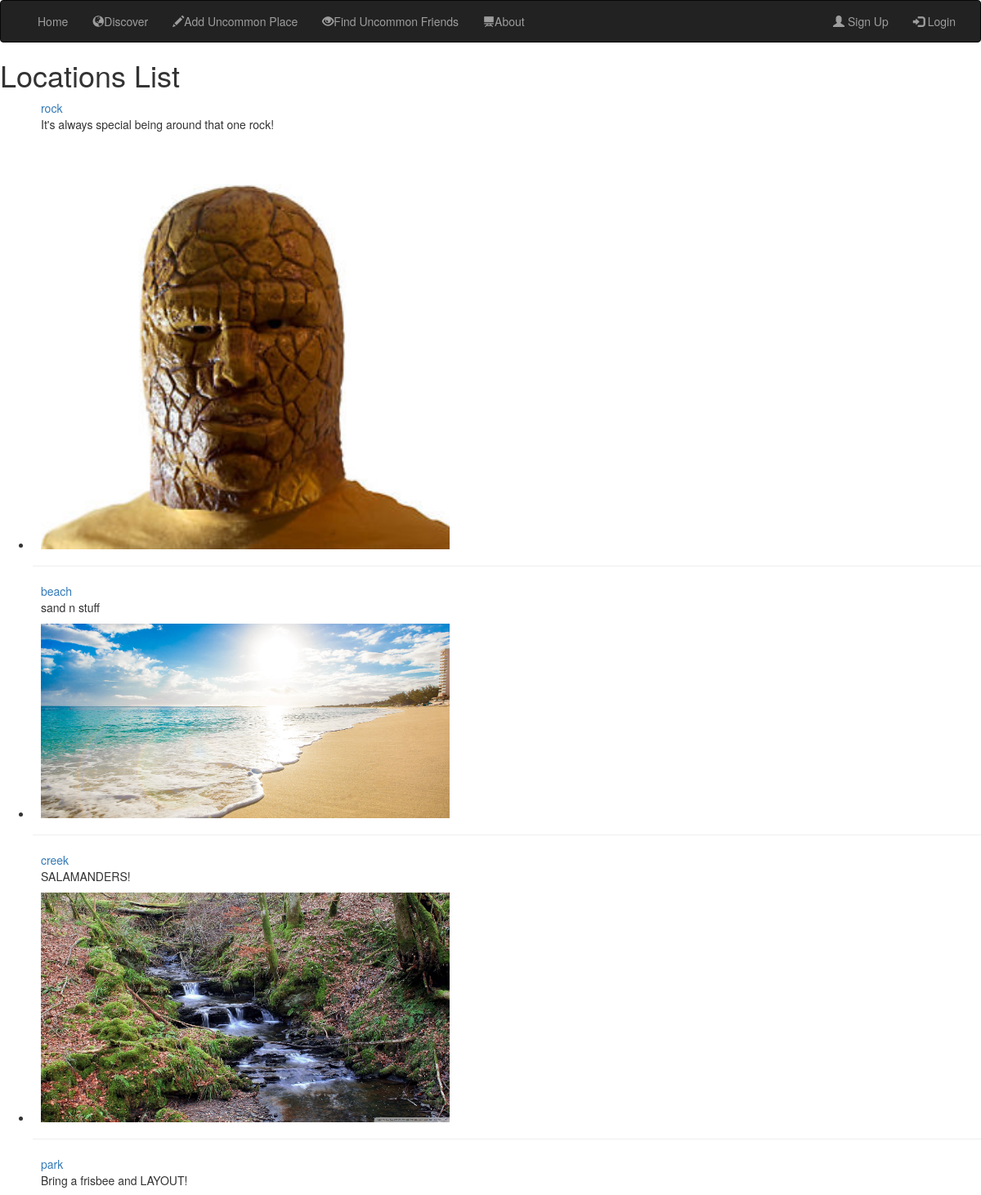
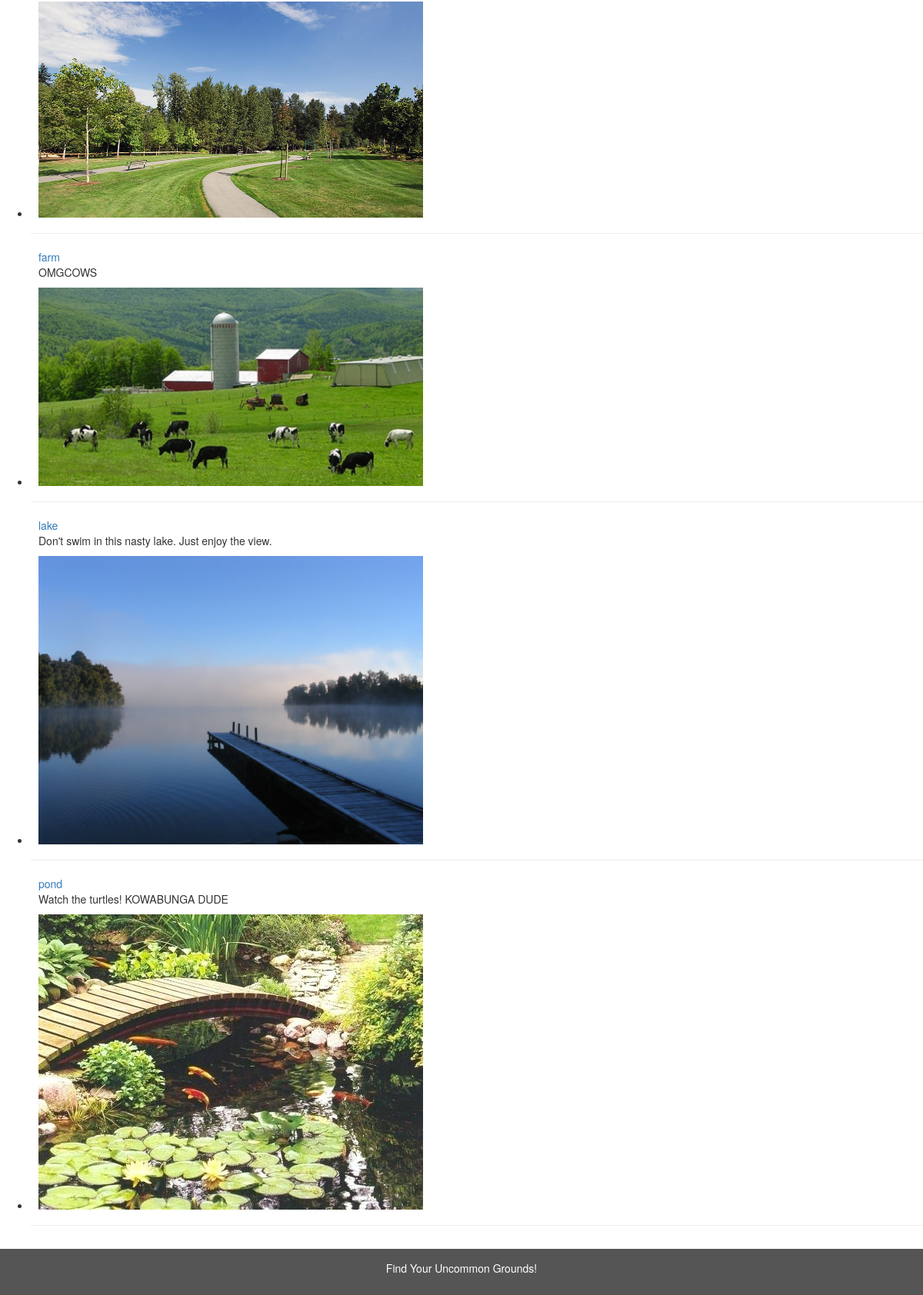
Page /UncommonGrounds/locations/ on the committed database (2 pictures, top to bottom).
### UncommonGrounds/models.py (models this page shows, shortened)
class Location(models.Model):
    name = models.CharField(max_length=100, help_text="Enter the name of location")
    """GPS_coordinates = """
    contributor = models.ForeignKey('Profile', on_delete=models.SET_NULL, null=True)
    description = models.TextField(max_length=1000, help_text="Brief description of location")
    tags = models.ManyToManyField(Tag)
    RATING = (
        (0, ' '),
        (1, '*'),
        (2, '**'),
        (3, '***'),
        (4, '****'),
        (5, '*****'),
    )
    ratings = models.IntegerField(choices=RATING, blank=True, default=' ')
    popularity = models.IntegerField()
    added = models.DateTimeField(auto_now_add=True)
    comments = models.ForeignKey('Comment', related_name="loc_comments", on_delete=models.SET_NULL, null=True)
    image = models.ImageField(upload_to = 'location_images/')
    def get_absolute_url(self):
        return reverse('location-detail', args=[str(self.id)])

### UncommonGrounds/views.py (the view)
# urls.py: path('locations/', views.LocationListView.as_view(), name='locations'),
class LocationListView(generic.ListView):
    model = Location

### UncommonGrounds/templates/UncommonGrounds/location_list.html (shortened to what this page needs)
{% extends "base_generic.html" %}
{% block content %}
{% load static %}
  <h1>Locations List</h1>
  {% if location_list %}
  <ul>
    {% for location in location_list %}
    <li>
      <div class="media">
        <div class="media-left">
        </div>
        <div class="media-body">
          <a href="{{ location.get_absolute_url }}">{{ location.name }}</a>
          <p>{{ location.description }}</p>
          <img src='{% static location.name|add:".jpg" %}' width="500px" />
        </div>
      <hr>
      </div>
    </li>
    {% endfor %}
  </ul>
  {% else %}
    <p>There are no locations added yet!</p>
  {% endif %}
{% endblock %}

### UncommonGrounds/templates/base_generic.html (shortened to what this page needs)
<!DOCTYPE html>
<html lang="en">
<head>
  <link rel="stylesheet" href="https://maxcdn.bootstrapcdn.com/bootstrap/3.3.7/css/bootstrap.min.css">
  {% load static %}
  <link rel="stylesheet" href="{% static 'css/styles.css' %}">
</head>
<body>
<nav class="navbar navbar-inverse">
  <div class="container-fluid">
    <div class="collapse navbar-collapse" id="myNavbar">
      <ul class="nav navbar-nav">
        <li><a href="{% url 'discover' %}">Home</a></li>
        <li><a href="{% url 'locations' %}"><span class="glyphicon glyphicon-globe"></span>Discover</a></li>
        <li><a href="#"><span class="glyphicon glyphicon-pencil"></span>Add Uncommon Place</a></li>
        <li><a href="{% url 'profiles' %}"><span class="glyphicon glyphicon-eye-open"></span>Find Uncommon Friends</a></li>
        <li><a href="{% url 'about' %}"><span class="glyphicon glyphicon-blackboard"></span>About</a></li>
      </ul>
      <ul class="nav navbar-nav navbar-right">
        {% if user.is_authenticated %}
          <li><a href="{% url 'profile' %}"><span class="glyphicon glyphicon-user"></span>{{ user.get_username }}</a></li>
          <li><a href="{% url 'logout'%}"><span class="glyphicon glyphicon-log-out"></span> Logout</a></li>
        {% else %}
          <li><a href="{% url 'addUser' %}"><span class="glyphicon glyphicon-user"></span> Sign Up</a></li>
          <li><a href="{% url 'login' %}"><span class="glyphicon glyphicon-log-in"></span> Login</a></li>
        {% endif %}
      </ul>
    </div>
  </div>
</nav>
{% block content %}{% endblock %}
<footer class="container-fluid text-center">
  <p>Find Your Uncommon Grounds!</p>
</footer>
</body>
</html>

### UncommonGrounds/static/css/styles.css (style rules this page uses)
footer { background-color: #555; color: white; padding: 15px; }

### rows in the picture
Location: name "rock", description "It's always special being around that one rock!", name (picture)
Location: name "beach", description "sand n stuff", name (picture)
Location: name "creek", description "SALAMANDERS!", name (picture)
Location: name "park", description "Bring a frisbee and LAYOUT!", name (picture)
Location: name "farm", description "OMGCOWS", name (picture)
Location: name "lake", description "Don't swim in this nasty lake. Just enjoy the view.", name (picture)
Location: name "pond", description "Watch the turtles! KOWABUNGA DUDE", name (picture)
